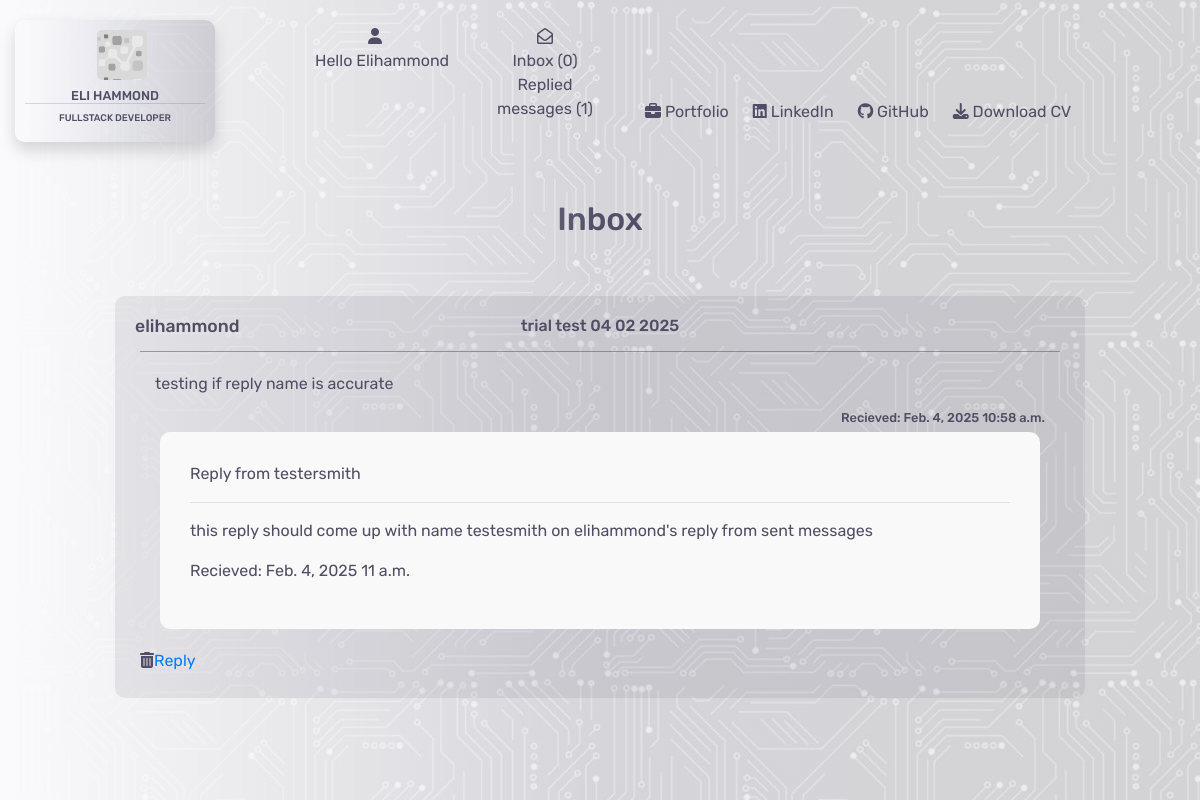
Before: /contacts/15 (signed in) with the older database file.
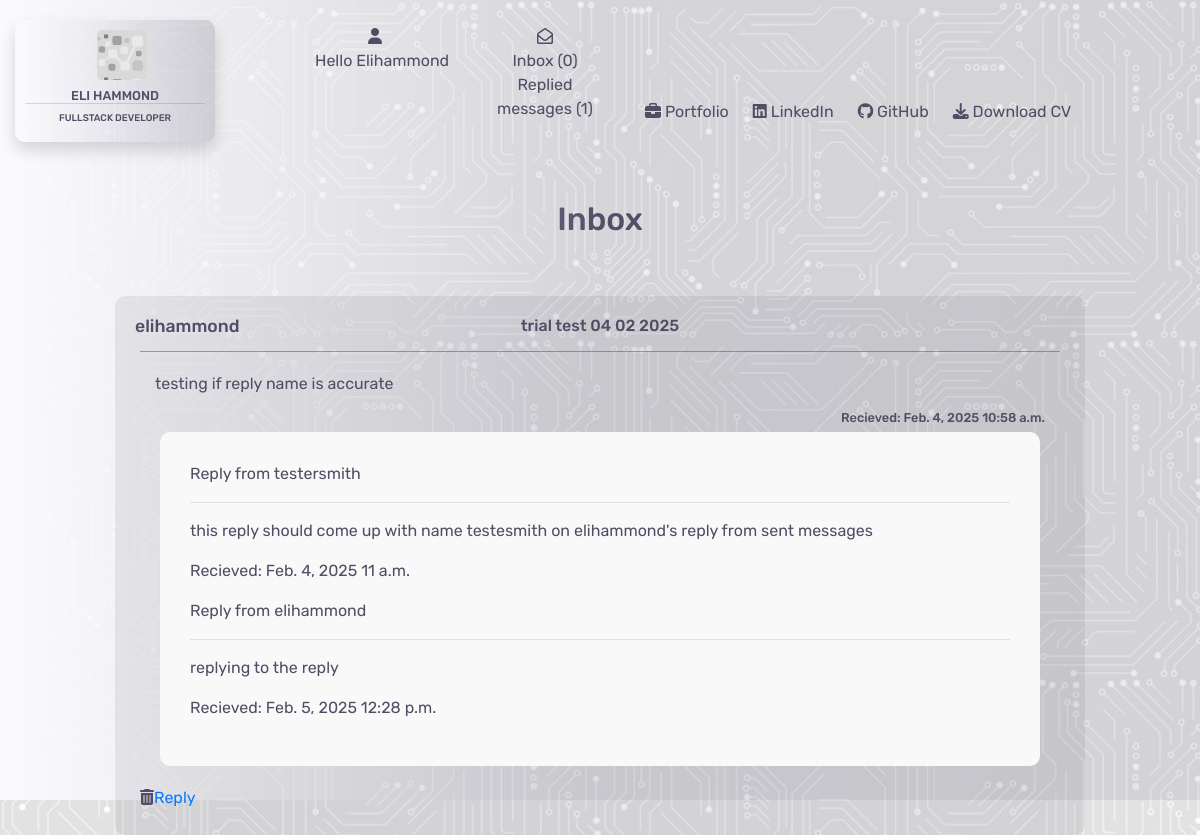
After: the same page with the newer database file.
### contacts/models.py (models this page shows)
class Replied(models.Model):
    thread = models.ForeignKey(Contacts, on_delete=models.CASCADE)
    name = models.CharField(max_length=26, null=True, blank=True)
    send_to = models.CharField(max_length=240)
    subject = models.CharField(max_length=52, null=True, blank=True)
    message = models.TextField()
    date = models.DateField(auto_now_add=True)
    time = models.TimeField(auto_now_add=True)
    read = models.BooleanField(default=False)

### contacts/views.py (the view)
# urls.py: path('<int:contact_id>', views.open_message, name='open_message'),
@login_required
def open_message(request, contact_id):
    inbox = Contacts.objects.get(id=contact_id)
    inbox.read = True
    inbox.save()
    replied = Replied.objects.filter(thread=contact_id)
    template = 'contacts/open_message.html'
    context = {
        'inbox': inbox,
        'replied': replied
    }
    return render(request, template, context)

### contacts/contexts.py (called while the page is built)
def contacts_inbox(request):
    user = request.user.id
    if user:
        user_inbox = get_object_or_404(User, username=request.user)
        inbox = Contacts.objects.filter(send_to=user_inbox)
        replied = Replied.objects.filter(send_to=user_inbox)
        replied_count = len(replied)
        unread_messages = inbox.filter(read=False).count()
        print(unread_messages)
        message_count = len(inbox)
        print(int(message_count))
        context = {
            'inbox': inbox,
            'message_count': message_count,
            'unread_messages': unread_messages,
            'replied': replied,
            'replied_count': replied_count
        }
    else:
        inbox = Contacts.objects.all()
        context = {
            'inbox': inbox
        }
    return context

### contacts/templates/contacts/open_message.html (shortened to what this page needs)
{% extends "base.html" %}
{% load static %}
{% block content %}
<div class="container-fluid">
    <div class="row">
        <div class="col-4"></div>
        <div class="col-4">
            <h2 class="header">Inbox</h2>
        </div>
        <div class="col-4"></div>
    </div>
    <div class="row">
        <div class="col-1">
        </div>
        <div class="col-10">
            <div class="read-message">
                <div class="row">
                    <div class="col-3">
                        <h4 class="inbox-name">{{ inbox.name }}</h4>
                    </div>
                    <div class="col-6">
                        {% if inbox.subject %}
                        <h5 class="inbox-subject">{{ inbox.subject }}</h5>
                        {% else %}
                        <h5 class="inbox-subject">no subject</h5>
                        {% endif %}
                    </div>
                    <div class="col-3">
                    </div>
                </div>
                <div class="row message-row">
                    <div class="col-8 message-display">
                        <p>
                            {{ inbox.message }}
                        </p>
                    </div>
                    <div class="col-4">
                        <p class="inbox-date-time main-message-date-time">
                            Recieved:
                            {{ inbox.date }} {{ inbox.time }}
                        </p>
                    </div>
                    {% if replied %}
                    <div class="thread-load">
                        {% for r in replied %}
                        <p>Reply from {{ r.name }}</p>
                        <hr>
                        <p>{{ r.message }}</p>
                        <p>
                            Recieved:
                            {{ r.date }} {{ r.time }}
                        </p>
                        {% endfor %}
                    </div>
                    {% endif %}
                    <div class="delete-message">
                        <div id="delete" title="Delete message"><i class="fa-solid fa-trash-can"></i></div>
                    </div>
                    <div class="reply-message">
                        <a href="{% url 'reply_message' inbox.id %}">Reply</a>
                    </div>
                </div>
            </div>
        </div>
        <div class="col-1"></div>
    </div>
</div>
{% endblock %}

Changed rows visible on the page:
added Replied: name "elihammond", message "replying to the reply", date "Feb. 5, 2025", time "12:28 p.m."
